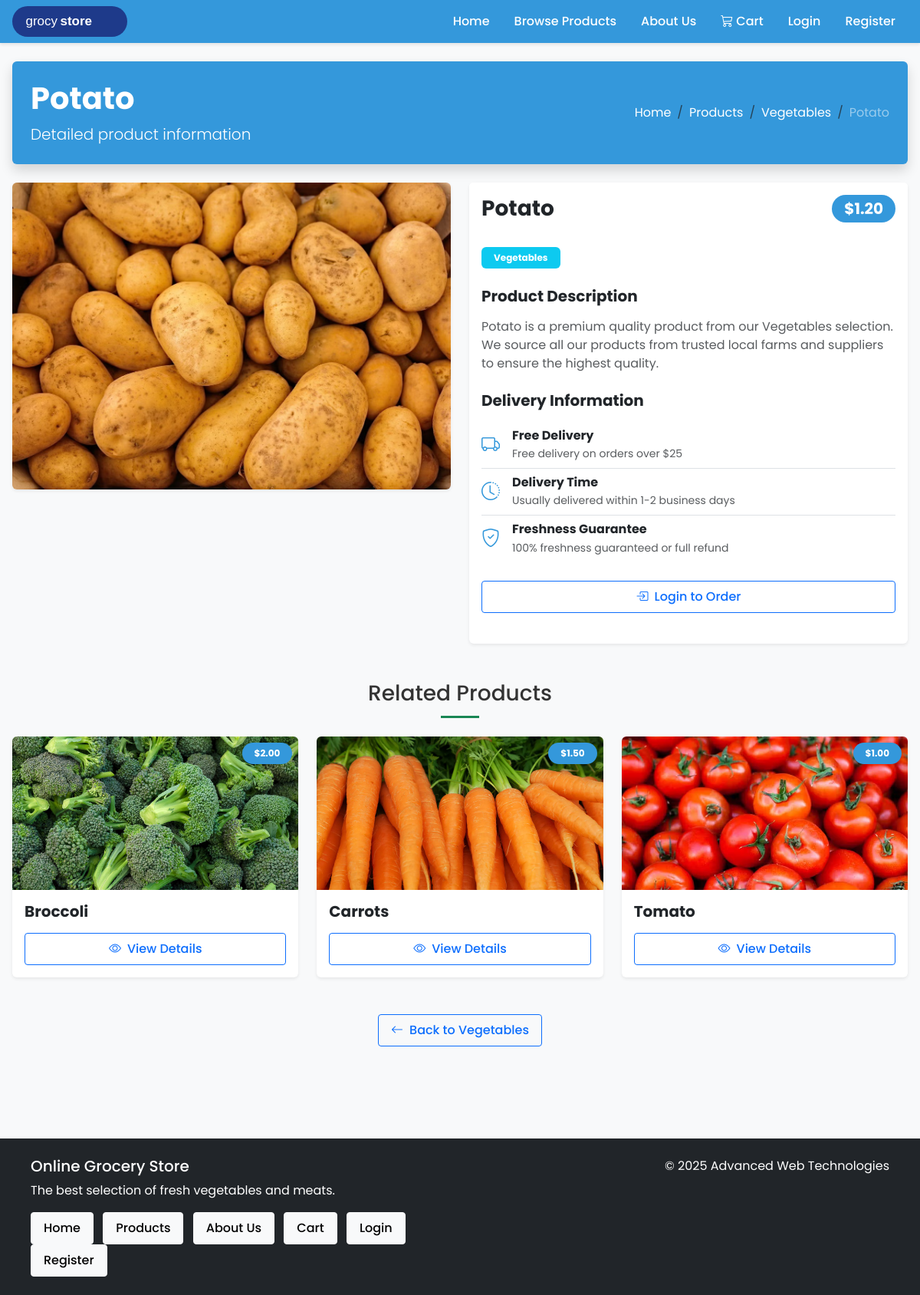
Page /product?id=1 on the committed database.
### tables this page shows
CREATE TABLE `product` (
  `id` INT UNSIGNED AUTO_INCREMENT PRIMARY KEY,
  `category` ENUM('Vegetables','Fruits','Meat','Bakery','Dairy') NOT NULL,
  `name` VARCHAR(64) NOT NULL,
  `price` DECIMAL(6,2) NOT NULL,
  `image_url` VARCHAR(255) NOT NULL,
  INDEX `idx_product_category` (`category`)
);

### src/Controllers/ProductController.php (called while the page is built, shortened)
<?php
class ProductController
{
    private Product $productModel;
    public function __construct()
    {
        $this->productModel = new Product();
    }
    public function detail(): void
    {
        $productId = isset($_GET['id']) ? (int)$_GET['id'] : 0;
        $product = $this->productModel->getById($productId);
        $categories = $this->productModel->getCategories();
        $relatedProducts = [];
        if (isset($product['category']) && $product['category']) {
            $categoryProducts = $this->productModel->getByCategory($product['category']);
            foreach ($categoryProducts as $relatedProduct) {
                if ((int)$relatedProduct['id'] !== $productId) {
                    $relatedProducts[] = $relatedProduct;
                }
                if (count($relatedProducts) >= 3) {
                    break;
                }
            }
        }
        $pageTitle = htmlspecialchars($product['name']) . ' | Online Grocery Store';
        $metaDescription = 'Buy ' . htmlspecialchars($product['name']) . ' online. Fresh and high-quality products delivered to your door.';
        View::output('product-detail', [
            'pageTitle' => $pageTitle,
            'metaDescription' => $metaDescription,
            'product' => $product,
            'categories' => $categories,
            'relatedProducts' => $relatedProducts
        ]);
    }
}

### src/Helpers/Database.php (called while the page is built, shortened)
<?php
class Database
{
    private static ?PDO $instance = null;
    public static function getInstance(): PDO
    {
        if (self::$instance === null) {
            try {
                $scriptPath = $_SERVER['SCRIPT_FILENAME'] ?? '';
                $username = '';
                if (!empty($username)) {
                    $host = 'localhost';
                    $name = $username;
                    $user = $username;
                    $pass = $username;
                } else {
                    $host = $_ENV['DB_HOST'] ?? 'localhost';
                    $name = $_ENV['DB_NAME'] ?? 'grocery_store_dev';
                    $user = $_ENV['DB_USER'] ?? 'root';
                    $pass = $_ENV['DB_PASS'] ?? '';
                }
                $dsn = "mysql:host={$host};dbname={$name};charset=utf8mb4";
                $options = [
                    PDO::ATTR_ERRMODE => PDO::ERRMODE_EXCEPTION,
                    PDO::ATTR_DEFAULT_FETCH_MODE => PDO::FETCH_ASSOC,
                    PDO::ATTR_EMULATE_PREPARES => false,
                ];
                self::$instance = new PDO($dsn, $user, $pass, $options);
                $testQuery = self::$instance->query("SELECT 1");
            } catch (PDOException $e) {
                error_log("Database connection failed: " . $e->getMessage());
                error_log("Stack trace: " . $e->getTraceAsString());
                if (isset($_GET['debug']) && $_GET['debug'] === 'db') {
                    echo '<div style="background: #f8d7da; color: #721c24; padding: 20px; margin: 20px; border-radius: 5px; font-family: sans-serif;">';
                    echo '<h1>Database Connection Error</h1>';
                    echo '<p>' . htmlspecialchars($e->getMessage()) . '</p>';
                    echo '<h3>Connection Details:</h3>';
                    echo '<ul>';
                    echo '<li>Host: ' . htmlspecialchars($host) . '</li>';
                    echo '<li>Database: ' . htmlspecialchars($name) . '</li>';
                    echo '<li>Username: ' . htmlspecialchars($user) . '</li>';
                    echo '</ul>';
                    echo '<p>Add ?debug=exceptions to the URL to see full exception details.</p>';
                    echo '</div>';
                }
                throw new PDOException("Database connection failed: " . $e->getMessage());
            }
        }
        return self::$instance;
    }
}

### src/Models/BaseModel.php (called while the page is built, shortened)
<?php
abstract class BaseModel
{
    public function __construct()
    {
        $this->db = Database::getInstance();
    }
}

### src/Models/Product.php (called while the page is built, shortened)
<?php
class Product extends BaseModel
{
    public function getByCategory(string $category): array
    {
        $sql = "SELECT * FROM product WHERE category = ? ORDER BY name";
        $stmt = $this->db->prepare($sql);
        $stmt->execute([$category]);
        return $stmt->fetchAll();
    }
    public function getById(int $id): ?array
    {
        $sql = "SELECT * FROM product WHERE id = ? LIMIT 1";
        $stmt = $this->db->prepare($sql);
        $stmt->execute([$id]);
        $product = $stmt->fetch();
        return $product ?: null;
    }
}

### src/views/product-detail.php (the view, shortened to what this page needs)
<div class="category-header position-relative mb-4 bg-primary text-white p-4 rounded shadow">
    <div class="row align-items-center">
        <div class="col-lg-6">
            <h1 class="fw-bold mb-2"><?= htmlspecialchars($product['name']) ?></h1>
            <p class="lead mb-0">Detailed product information</p>
        </div>
        <div class="col-lg-6 text-lg-end">
            <nav aria-label="breadcrumb">
                <ol class="breadcrumb justify-content-lg-end mb-0">
                    <li class="breadcrumb-item"><a href="home" class="text-white">Home</a></li>
                    <li class="breadcrumb-item"><a href="products" class="text-white">Products</a></li>
                    <?php if (isset($product['category'])): ?>
                    <li class="breadcrumb-item"><a href="products?category=<?= urlencode($product['category']) ?>" class="text-white"><?= htmlspecialchars($product['category']) ?></a></li>
                    <?php endif; ?>
                    <li class="breadcrumb-item active text-white-50" aria-current="page"><?= htmlspecialchars($product['name']) ?></li>
                </ol>
            </nav>
        </div>
    </div>
</div>
<div class="row mb-5">
    <div class="col-lg-6 mb-4 mb-lg-0">
        <div class="card shadow-sm border-0 overflow-hidden">
            <?php
            $imagePath = $product['image_url'] ?? 'images/products/placeholder.jpg';
            if (strpos($imagePath, 'public/') === 0) {
                $imagePath = substr($imagePath, 7);
            }
            ?>
            <img src="<?= htmlspecialchars($imagePath) ?>"
                 class="img-fluid product-detail-img"
                 alt="<?= htmlspecialchars($product['name']) ?>"
                 onerror="this.src='images/products/placeholder.jpg'"
                 style="height: 400px; width: 100%; object-fit: cover;">
        </div>
    </div>
    <div class="col-lg-6">
        <div class="card border-0 shadow-sm h-100">
            <div class="card-header bg-white py-3 border-0">
                <div class="d-flex justify-content-between align-items-center">
                    <h2 class="h3 fw-bold mb-0"><?= htmlspecialchars($product['name']) ?></h2>
                    <span class="badge bg-primary rounded-pill px-3 py-2 fs-5">$<?= number_format((float)$product['price'], 2) ?></span>
                </div>
            </div>
            <div class="card-body">
                <?php if (isset($product['category'])): ?>
                <div class="mb-4">
                    <span class="badge bg-info text-white px-3 py-2"><?= htmlspecialchars($product['category']) ?></span>
                </div>
                <?php endif; ?>
                <div class="mb-4">
                    <h3 class="h5 fw-bold mb-3">Product Description</h3>
                    <p class="text-muted">
                        <?php if (isset($product['description']) && !empty($product['description'])): ?>
                            <?= nl2br(htmlspecialchars($product['description'])) ?>
                        <?php else: ?>
                            <?= htmlspecialchars($product['name']) ?> is a premium quality product from our <?= htmlspecialchars($product['category'] ?? 'product') ?> selection. We source all our products from trusted local farms and suppliers to ensure the highest quality.
                        <?php endif; ?>
                    </p>
                </div>
                <div class="mb-4">
                    <h3 class="h5 fw-bold mb-3">Delivery Information</h3>
                    <ul class="list-group list-group-flush">
                        <li class="list-group-item bg-transparent px-0 d-flex align-items-center">
                            <i class="bi bi-truck text-primary me-3 fs-4"></i>
                            <div>
                                <h4 class="h6 mb-1 fw-bold">Free Delivery</h4>
                                <p class="text-muted small mb-0">Free delivery on orders over $25</p>
                            </div>
                        </li>
                        <li class="list-group-item bg-transparent px-0 d-flex align-items-center">
                            <i class="bi bi-clock-history text-primary me-3 fs-4"></i>
                            <div>
                                <h4 class="h6 mb-1 fw-bold">Delivery Time</h4>
                                <p class="text-muted small mb-0">Usually delivered within 1-2 business days</p>
                            </div>
                        </li>
                        <li class="list-group-item bg-transparent px-0 d-flex align-items-center">
                            <i class="bi bi-shield-check text-primary me-3 fs-4"></i>
                            <div>
                                <h4 class="h6 mb-1 fw-bold">Freshness Guarantee</h4>
                                <p class="text-muted small mb-0">100% freshness guaranteed or full refund</p>
                            </div>
                        </li>
                    </ul>
                </div>
                <?php if (isset($_SESSION['user_id'])): ?>
                <div class="d-flex align-items-center mb-4">
                    <div class="input-group me-3" style="max-width: 160px;">
                        <button type="button" class="btn btn-outline-secondary quantity-decrease">
                            <i class="bi bi-dash"></i>
                        </button>
                        <input type="number" id="quantity-input" class="form-control text-center" value="1" min="1" max="99" style="min-width: 60px; width: 60px;">
                        <button type="button" class="btn btn-outline-secondary quantity-increase">
                            <i class="bi bi-plus"></i>
                        </button>
                    </div>
                    <button id="add-to-cart-btn" class="btn btn-primary btn-lg flex-grow-1" data-product-id="<?= (int)$product['id'] ?>" data-product-name="<?= htmlspecialchars($product['name']) ?>">
                        <i class="bi bi-cart-plus me-2"></i>Add to Cart
                    </button>
                </div>
                <?php else: ?>
                <div class="mb-4">
                    <a href="login" class="btn btn-outline-primary btn-lg w-100">
                        <i class="bi bi-box-arrow-in-right me-2"></i>Login to Order
                    </a>
                </div>
                <?php endif; ?>
            </div>
        </div>
    </div>
</div>
<?php if (!empty($relatedProducts)): ?>
<div class="related-products mb-5">
    <h3 class="section-title text-center position-relative pb-3 mb-4">Related Products</h3>
    <div class="row row-cols-1 row-cols-md-3 g-4">
        <?php foreach ($relatedProducts as $relatedProduct): ?>
            <div class="col">
                <div class="product-card h-100 rounded shadow-sm overflow-hidden border-0" data-product-id="<?= (int)$relatedProduct['id'] ?>">
                    <div class="position-relative">
                        <?php
                        $relatedImagePath = $relatedProduct['image_url'] ?? 'images/products/placeholder.jpg';
                        if (strpos($relatedImagePath, 'public/') === 0) {
                            $relatedImagePath = substr($relatedImagePath, 7);
                        }
                        ?>
                        <a href="product?id=<?= (int)$relatedProduct['id'] ?>" class="text-decoration-none">
                            <img src="<?= htmlspecialchars($relatedImagePath) ?>"
                                 class="card-img-top product-img"
                                 alt="<?= htmlspecialchars($relatedProduct['name']) ?>"
                                 onerror="this.src='images/products/placeholder.jpg'"
                                 style="height: 200px; object-fit: cover;">
                            <div class="product-overlay position-absolute top-0 end-0 m-2">
                                <span class="badge bg-primary rounded-pill px-3 py-2 shadow-sm">$<?= number_format((float)$relatedProduct['price'], 2) ?></span>
                            </div>
                        </a>
                    </div>
                    <div class="card-body d-flex flex-column p-3">
                        <h5 class="card-title fw-bold mb-3">
                            <a href="product?id=<?= (int)$relatedProduct['id'] ?>" class="text-decoration-none text-dark">
                                <?= htmlspecialchars($relatedProduct['name']) ?>
                            </a>
                        </h5>
                        <div class="mt-auto text-center">
                            <a href="product?id=<?= (int)$relatedProduct['id'] ?>" class="btn btn-outline-primary w-100">
                                <i class="bi bi-eye me-2"></i>View Details
                            </a>
                        </div>
                    </div>
                </div>
            </div>
        <?php endforeach; ?>
    </div>
</div>
<?php endif; ?>
<div class="text-center mb-5">
    <a href="products<?= isset($product['category']) ? '?category=' . urlencode($product['category']) : '' ?>" class="btn btn-outline-primary">
        <i class="bi bi-arrow-left me-2"></i>Back to <?= isset($product['category']) ? htmlspecialchars($product['category']) : 'Products' ?>
    </a>
</div>

### public/css/styles.css (style rules this page uses)
* { box-sizing: border-box; }
body { margin: 0; font-family: 'Poppins', 'Segoe UI', Roboto, sans-serif; background-color: #f8f9fa; color: #333; }
a { color: inherit; text-decoration: none; }
ul { list-style: none; margin: 0; padding: 0; }
.btn { display: inline-block; font-weight: 400; text-align: center; vertical-align: middle; cursor: pointer; user-select: none; padding: 0.5rem 1rem; font-size: 1rem; line-height: 1.5; border-radius: 0.25rem; transition: color 0.15s ease-in-out, background-color 0.15s ease-in-out, border-color 0.15s ease-in-out; }
.product-card { background-color: #fff; border-radius: 0.5rem; overflow: hidden; box-shadow: 0 2px 4px rgba(0, 0, 0, 0.1); }
.product-card img { width: 100%; height: 200px; object-fit: cover; }
.product-card .card-body { padding: 1rem; }
body { font-family: 'Poppins', 'Segoe UI', Roboto, sans-serif; color: #333; }
.btn-primary, .bg-primary, .border-primary, .text-primary { --bs-primary: #3498db !important; --bs-primary-rgb: 52, 152, 219 !important; }
.text-primary { color: #3498db !important; }
.section-title { position: relative; padding-bottom: 15px; }
.section-title::after { content: ''; position: absolute; bottom: 0; left: 50%; transform: translateX(-50%); width: 50px; height: 3px; background-color: #198754; }
.product-img { height: 200px; object-fit: cover; }
.card-title { font-weight: 600; }
.btn { border-radius: 4px; font-weight: 500; transition: all 0.3s ease; }

### rows in the picture
product: name "Potato", category "Vegetables", image_url (picture), price "1.20"
product: image_url (picture), price "2.00", name "Broccoli"
product: image_url (picture), price "1.50", name "Carrots"
product: image_url (picture), price "1.00", name "Tomato"
